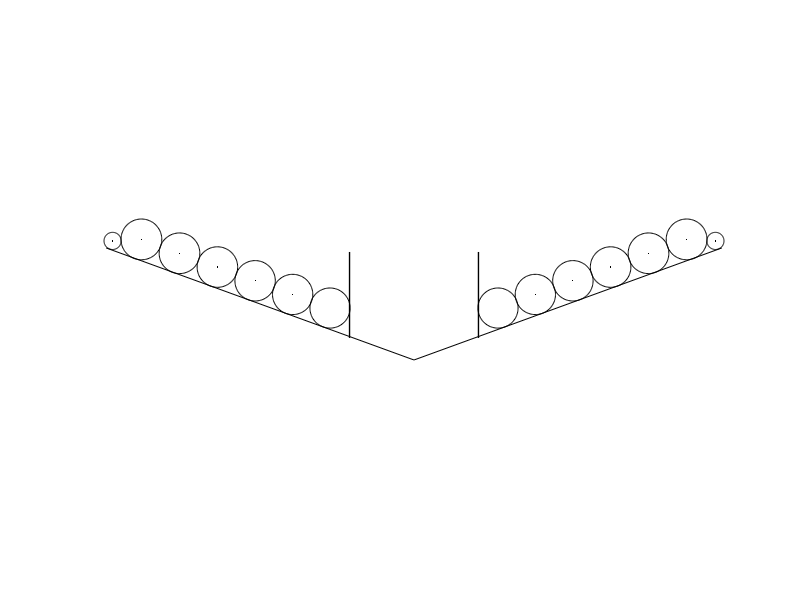

Write MATLAB code to recreate this figure.
function [C,r] = pressure_tub_config
% Defines the 3.7 meter HIAD pressure tub test cross section

alpha = 70; % Cone angle
R = 6/2; % HIAD radius
R = R*1000/25.4;
Rcb = 1.24/2*1000/25.4; % Radius of centerbody

L = R/sind(alpha) - Rcb/sind(alpha); % Length of TPS

r = [15.2 % Scaled from drawing
    15.25
    15.3
    15.35
    15.4
    15.45
    6.5]/2;

C1 = zeros(size(r,1),2);

overlap = [.2 .05]; % Torus overlap linearly tapers from a to b
overlap_i = linspace(overlap(1),overlap(2),size(r,1))';

% Location of first torus
C1(1,:) = [Rcb + r(1) (Rcb + r(1))/tand(alpha) + r(1)/sind(alpha)] - [overlap_i(1) overlap_i(1)*cosd(alpha)];

% Location of other tori
for i = 2:size(r,1) - 1
    Li = r(i - 1) + r(i) - overlap_i(i);
    C1(i,:) = C1(i - 1,:) + [Li*cosd(90 - alpha) Li*sind(90 - alpha)];
end

% Location of shoulder torus
th = -23; % -30.897;
Li = r(end - 1) + r(end) - overlap_i(end);
alpha0 = 90 - alpha;

% x = C1(end - 1,1);
% y = C1(end - 1,2);
% x1 = x + Li*cosd(th)
% y1 = y + Li*sind(th)
% y11 = tand(alpha0)*x1

% f = @(th) y + Li*sind(th) - tand(alpha0)*(x + Li*cosd(th));
% fminsearch(@(th) f(th),[-20 -40])

% a = Li*sind(th) - Li*cosd(th)*tand(alpha0)
% b = tand(alpha0)*x + r(end)*sind(alpha0)*tand(alpha0) - y + r(end)*cosd(alpha0)

C1(end,:) = C1(end - 1,:) + [Li*cosd(alpha0 + th) Li*sind(alpha0 + th)];

% % Check HIAD radius
% Lout = (C1(end,1) + r(end))*25.4/1000*2;

% Include tieback location
C = [Rcb C1(1,2);
    C1];


%% Plot
theta = linspace(0,2*pi,100)';
plotting = 1;

if plotting == 1
    SI = 1; % 25.4/1000;
    
    figure(100)
    clf
    box on
    hold on
    axis equal
    axis off

    for i = 1:size(C1,1)
        plot(C1(i,1)*SI,C1(i,2)*SI,'k.','markersize',1) % Torus centers
        plot(r(i)*SI*cos(theta) + C1(i,1)*SI,r(i)*SI*sin(theta) + C1(i,2)*SI,'k-') % Torus cross sections
    end

    plot([0 R*1.05*cosd(90 - alpha)]*SI,[0 R*1.05*sind(90 - alpha)]*SI,'k-') % HIAD fore side
    plot([Rcb Rcb]*SI,[Rcb*cosd(alpha) (C1(1,2) + r(1))*1.5]*SI,'k-','linewidth',1) % Centerbody location
    
    % Mirror
    for i = 1:size(C1,1)
        plot(-C1(i,1)*SI,C1(i,2)*SI,'k.','markersize',1) % Torus centers
        plot(-r(i)*SI*cos(theta) - C1(i,1)*SI,r(i)*SI*sin(theta) + C1(i,2)*SI,'k-') % Torus cross sections
    end

    plot(-[0 R*1.05*cosd(90 - alpha)]*SI,[0 R*1.05*sind(90 - alpha)]*SI,'k-') % HIAD fore side
    plot(-[Rcb Rcb]*SI,[Rcb*cosd(alpha) (C1(1,2) + r(1))*1.5]*SI,'k-','linewidth',1) % Centerbody location

    
% % %     xlim([0 (C1(end,1) + r(end))*1.1]*SI)
% % %     ylim([0 (C1(end,2) + r(end - 1))*1.1]*SI)
% % %     xlabel('Meters')
% % %     ylabel('Meters')
end
end

